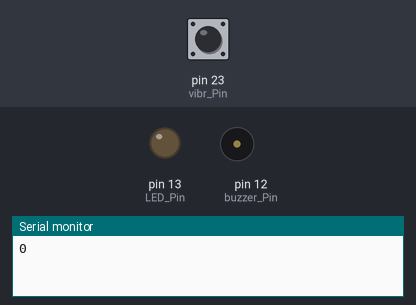
Recording of a sketch running on a simulated Arduino Mega 2560, built with avr-gcc and run on an emulated ATmega2560. Shown: output pins drawn as LEDs (lit = HIGH), buzzer (waves = sounding, pin HIGH), the last lines printed to the serial monitor. Inputs (shaded band) come from the test bench; at power-on: pin 23 (vibr_Pin) LOW.

Above: at 1.2 s.
1.3 s: pin 23 (vibr_Pin) pulsed HIGH 2 times (0.12 s each, 0.3 s apart)
At 2.1 s:
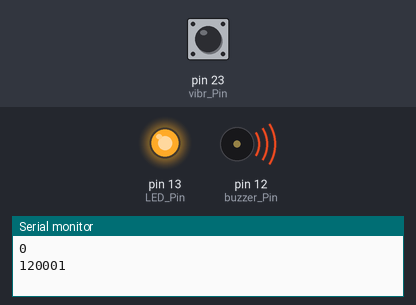
Timing chart, 0 to 4.9 s (numbered marks = the images above; inputs shaded):
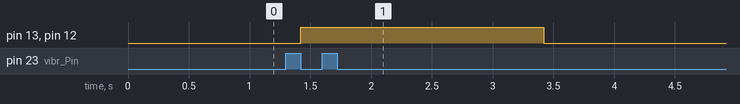

Measured:
- after the input at 1.3 s, pin 13 (LED_Pin), pin 12 (buzzer_Pin): LOW → HIGH after 0.12 s, → LOW 2.0 s later

The sketch:

sketch_nov14b.ino
```cpp
int LED_Pin = 13;
int vibr_Pin = 23;
int buzzer_Pin = 12;

void activateBuzzer() {
  digitalWrite(buzzer_Pin, HIGH);
}

void deactivateBuzzer() {
  digitalWrite(buzzer_Pin, LOW);
}

void setup() {
  pinMode(LED_Pin, OUTPUT);
  pinMode(vibr_Pin, INPUT);
  pinMode(buzzer_Pin, OUTPUT);
  Serial.begin(9600);
}

void loop() {
  long measurement = pulseIn(vibr_Pin, HIGH);
  Serial.println(measurement);

  if (measurement > 1000) {
    digitalWrite(LED_Pin, HIGH);

    activateBuzzer();
    delay(2000); // Buzzer-ul va rămâne activ timp de 2 secunde
    deactivateBuzzer();

    digitalWrite(LED_Pin, LOW);
  } else {
    digitalWrite(LED_Pin, LOW);
  }

  delay(50);
}
```
